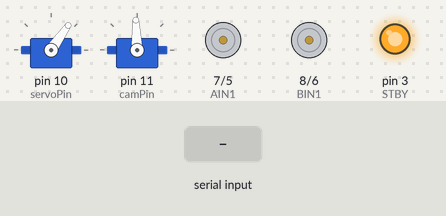
Bench run of a sketch on a simulated Arduino Uno, built with avr-gcc and run on an emulated ATmega328P. Parts: 2 × servo, direction and speed pins drawn as motors (green arrow = direction pin HIGH = forward, orange = LOW = backward, longer = more drive, stopped while the standby pin is LOW), output pins drawn as LEDs (lit = HIGH). The test bench sets the inputs (shaded band). What the sketch prints to the serial monitor is not drawn.

Above: at 1.2 s.
1.3 s: "L\n" received over Serial
2.8 s: "R\n" received over Serial
4.3 s: "Z90\n" received over Serial
At 5.3 s:
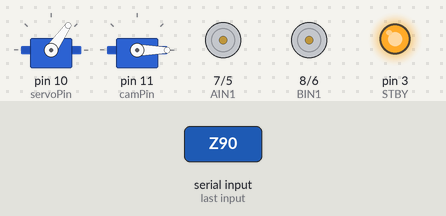
5.8 s: "S\n" received over Serial
7.3 s: "A90\n" received over Serial
At 7.6 s:
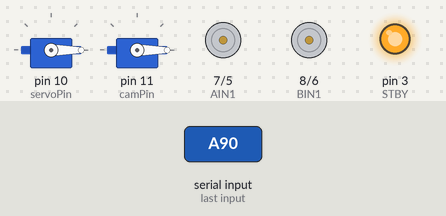
8.8 s: "F90\n" received over Serial
Timing chart, 0 to 11.3 s (numbered marks = the images above; inputs shaded):
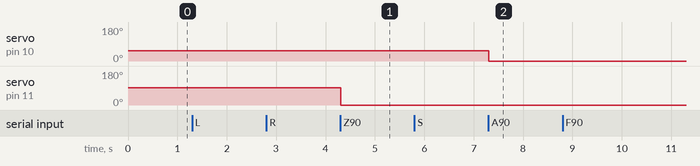

The sketch:

arduino_controls.ino
```cpp
#include <Servo.h>

// === Pin Definitions ===
#define PWMA 5      // right side motors
#define AIN1 7
#define PWMB 6      // left side motors
#define BIN1 8
#define STBY 3      // standby pin


char lastCommand = 'S';
int lastSpeed = 0;

Servo myServo;
const int servoPin = 10;

Servo ServoCam;
const int camPin = 11;

// === Setup ===
void setup() {

  pinMode(PWMA, OUTPUT);
  pinMode(AIN1, OUTPUT);
  pinMode(PWMB, OUTPUT);
  pinMode(BIN1, OUTPUT);
  pinMode(STBY, OUTPUT);

  digitalWrite(STBY, HIGH);
  Serial.begin(9600);

  myServo.attach(servoPin);
  ServoCam.attach(camPin);
  myServo.write(55);
  ServoCam.write(92);
  Serial.println("System Ready ✅");
}


// === Main Loop ===
void loop() {
  if (Serial.available()) {
    String input = Serial.readStringUntil('\n');
    input.trim();

    int firstComma = input.indexOf(',');
    int secondComma = input.indexOf(',', firstComma + 1);
    int thirdComma = input.indexOf(',', secondComma + 1);
    int fourthComma = input.indexOf(',', thirdComma + 1);

    char command = 'S';
    int speed = 0;
    int angle = 0;
    int cam_angle = 0;
    int turns = 0;

    // === Parse Command, Speed, Angle, Camera Angle, and Turns ===
    if (firstComma > 0) {
      command = input.charAt(0);

      if (fourthComma > 0) {
        // Five parameters: command,speed,angle,cam_angle,turns
        speed = input.substring(firstComma + 1, secondComma).toInt();
        angle = input.substring(secondComma + 1, thirdComma).toInt();
        cam_angle = input.substring(thirdComma + 1, fourthComma).toInt();
        turns = input.substring(fourthComma + 1).toInt();
      }
      else if (thirdComma > 0) {
        // Four parameters: command,speed,angle,cam_angle
        speed = input.substring(firstComma + 1, secondComma).toInt();
        angle = input.substring(secondComma + 1, thirdComma).toInt();
        cam_angle = input.substring(thirdComma + 1).toInt();
      }
      else if (secondComma > 0) {
        // Three parameters: command,speed,angle
        speed = input.substring(firstComma + 1, secondComma).toInt();
        angle = input.substring(secondComma + 1).toInt();
      }
      else {
        // Two parameters: command,speed
        speed = input.substring(firstComma + 1).toInt();
      }
    }
    else if (input.length() > 0) {
      // Only command, no commas
      command = input.charAt(0);
    }

    Serial.print("Command: "); Serial.println(command);
    Serial.print("Speed: "); Serial.println(speed);
    Serial.print("Angle: "); Serial.println(angle);
    Serial.print("Cam Angle: "); Serial.println(cam_angle);
    Serial.print("Turns: "); Serial.println(turns);

    // === Handle Camera Command ===
    if (command == 'Z') {
      moveCamera(cam_angle);
      return;
    }

    // === Handle Servo Command ===
    if (command == 'A') {
      moveServo(angle);
      return;
    }

    // === Handle Spin Command ===
    if (command == 'V') {  // SpinRIGHT
      SpinRIGHT(turns);
      return;
    }
    if (command == 'U') {  // SpinLEFT
      SpinLEFT(turns);
      return;
    }

    // === Handle Motor Commands ===
    if (command != lastCommand) {
      lastCommand = command;
      lastSpeed = speed;
      runImmediateCommand(command, speed);
    }
  }
}
void moveCamera(int camAngle) {
  camAngle = constrain(camAngle, 0, 180);
  ServoCam.write(camAngle);
  Serial.print("Camera moved to: ");
  Serial.println(camAngle);
  delay(500); // give servo time to reach position
}

void SpinRIGHT( int turns) {

  int speed = 200;
  Serial.print(turns);
  for (int n = 0; n < turns; n++)
   { digitalWrite(AIN1, LOW);   // Right side BACKWARD
    analogWrite(PWMA, speed);
    digitalWrite(BIN1, HIGH);  // Left side FORWARD
    analogWrite(PWMB, speed);
    delay(250);
    analogWrite(PWMA, 0);
    analogWrite(PWMB, 0);
    delay(250);}
}


void SpinLEFT(int turns) {
  int speed = 200;
  Serial.print(turns);
  for (int n = 0; n < turns; n++)
    {digitalWrite(AIN1, HIGH);   // Right side BACKWARD
    analogWrite(PWMA, speed);
    digitalWrite(BIN1, LOW);  // Left side FORWARD
    analogWrite(PWMB, speed);
    delay(300);
    analogWrite(PWMA, 0);
    analogWrite(PWMB, 0);
    delay(300);}
}


// === Move Servo Function ===
void moveServo(int angle) {
  angle = constrain(angle, 0, 180);
  myServo.write(angle);
  Serial.print("Servo moved to: ");
  Serial.println(angle);
  delay(500); // give servo time to reach position
}

// === Motor Control Function ===
void runImmediateCommand(char command, int speed) {
  if (command == 'F') { // forwards
    digitalWrite(AIN1, HIGH);
    analogWrite(PWMA, speed);
    digitalWrite(BIN1, HIGH);
    analogWrite(PWMB, speed);
  }
  else if (command == 'S') { // stop
    digitalWrite(AIN1, LOW);
    digitalWrite(BIN1, LOW);
    analogWrite(PWMA, 0);
    analogWrite(PWMB, 0);
  }
  else if (command == 'L') { // left forward
    digitalWrite(AIN1, HIGH);
    analogWrite(PWMA, speed);
    digitalWrite(BIN1, LOW);  // ADD THIS
    analogWrite(PWMB, 0);
  }
  else if (command == 'R') { // right forward
    digitalWrite(AIN1, LOW);  // ADD THIS
    analogWrite(PWMA, 0);
    digitalWrite(BIN1, HIGH);
    analogWrite(PWMB, speed);
  }
}
```

Measured:
- after the input at 4.3 s, servo on pin 11 (camPin): 92° → 0° at once
- after the input at 7.3 s, servo on pin 10 (servoPin): 55° → 0° at once
